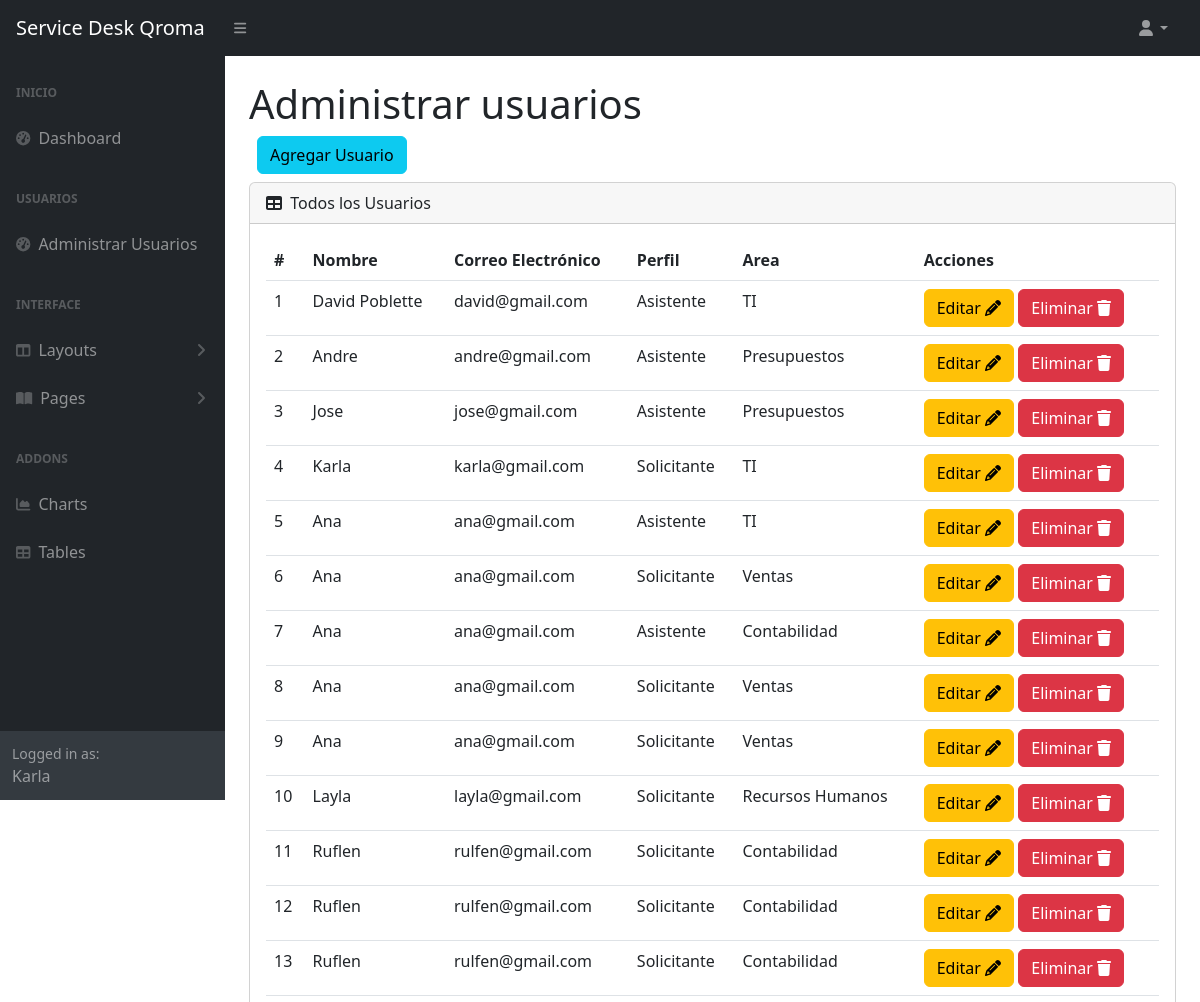
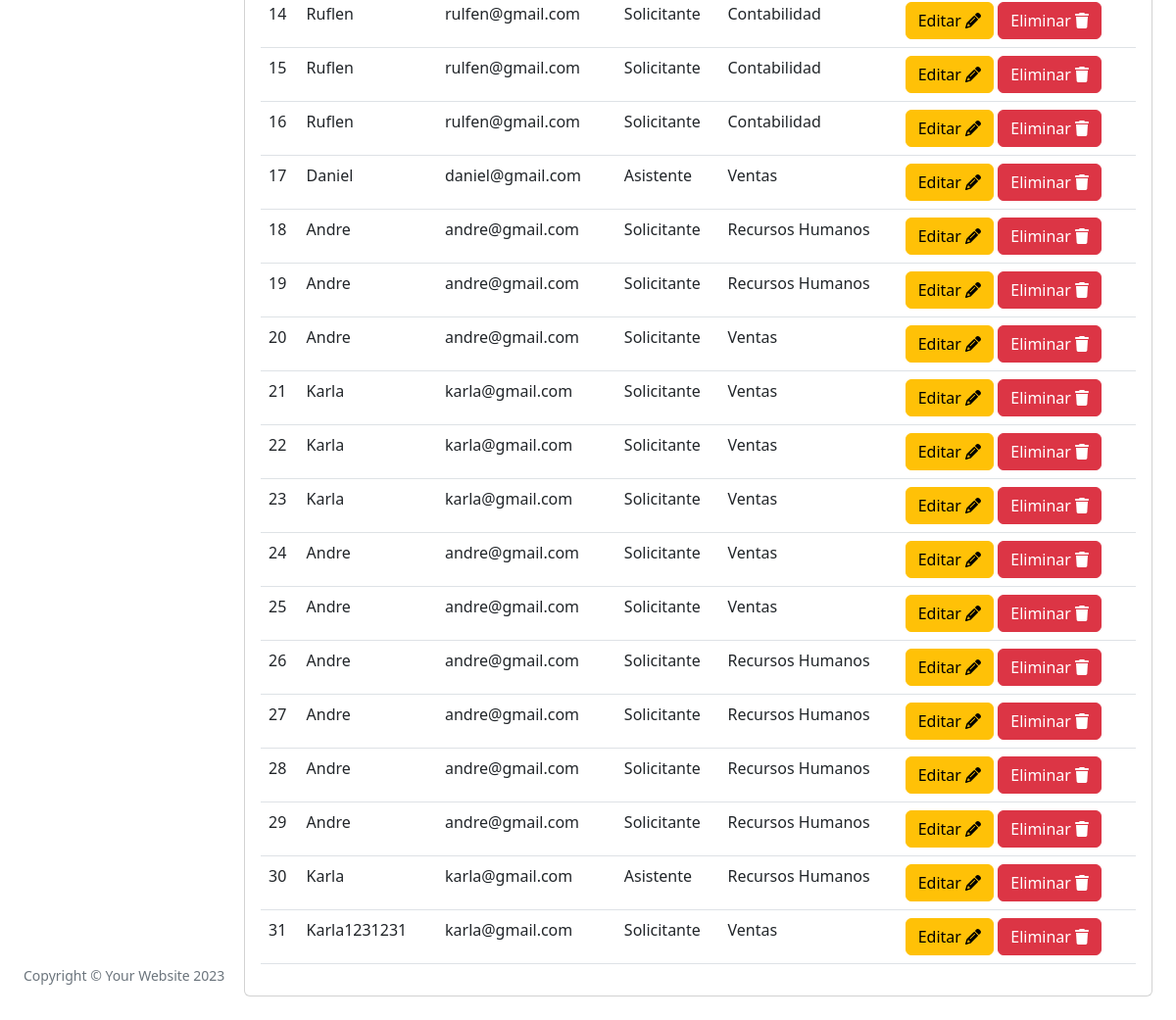
The page /usuarios (signed in) on the database its author committed (2 pictures, top to bottom).
### tables this page shows
CREATE TABLE `tba_usuarios`  (
  `CodUsuario` int NOT NULL AUTO_INCREMENT,
  `NombreUsuario` varchar(100) NOT NULL,
  `CodArea` int NOT NULL,
  `CorreoUsuario` varchar(100) NOT NULL,
  `CodPerfil` int NOT NULL,
  `PasswordUsuario` varchar(150) NOT NULL,
  `UltimaConexion` timestamp NULL DEFAULT current_timestamp ON UPDATE CURRENT_TIMESTAMP,
  PRIMARY KEY (`CodUsuario`) USING BTREE,
  INDEX `CodPerfil`(`CodPerfil`) USING BTREE,
  INDEX `tba_usuarios_ibfk_2`(`CodArea`) USING BTREE,
  CONSTRAINT `tba_usuarios_ibfk_1` FOREIGN KEY (`CodPerfil`) REFERENCES `tba_perfilusuario` (`CodPerfil`) ON DELETE RESTRICT ON UPDATE RESTRICT,
  CONSTRAINT `tba_usuarios_ibfk_2` FOREIGN KEY (`CodArea`) REFERENCES `tba_areausuario` (`CodArea`) ON DELETE RESTRICT ON UPDATE RESTRICT
);

CREATE TABLE `tba_perfilusuario`  (
  `CodPerfil` int NOT NULL AUTO_INCREMENT,
  `NombrePerfil` varchar(100) NULL DEFAULT NULL,
  PRIMARY KEY (`CodPerfil`) USING BTREE
);

CREATE TABLE `tba_areausuario`  (
  `CodArea` int NOT NULL AUTO_INCREMENT,
  `NombreArea` varchar(50) NOT NULL,
  PRIMARY KEY (`CodArea`) USING BTREE
);

### controller/plantilla.controller.php (called while the page is built)
<?php
class ControllerPlantilla
{
  static public function ctrPlantilla()
  {
    include "view/plantilla.php";
  }
}

### index.php (called while the page is built)
<?php
require_once "controller/plantilla.controller.php";
require_once "controller/usuarios.controller.php";
require_once "model/usuarios.model.php";
$plantilla = new ControllerPlantilla();
$plantilla -> ctrPlantilla();

### controller/usuarios.controller.php (called while the page is built, shortened)
<?php
class ControllerUsuarios
{
  static public function ctrMostrarUsuarios()
  {
    $tabla = "tba_usuarios";
    $listaUsuarios = ModelUsuarios::mdlMostrarUsuarios($tabla);
    return $listaUsuarios;
  }
}

### model/conexion.php (called while the page is built)
<?php
class Conexion
{
  static public function conn()
  {
    $link = new PDO("mysql:host=127.0.0.1;dbname=servdeskqroma","root","");
		$link->exec("set names utf8");
		return $link;
  }
}

### model/usuarios.model.php (called while the page is built, shortened)
<?php
require_once "conexion.php";
class ModelUsuarios
{
  static public function mdlMostrarUsuarios($tabla)
  {
    $statement = Conexion::conn()->prepare("SELECT tba_usuarios.CodUsuario, tba_usuarios.NombreUsuario, tba_usuarios.CodArea, tba_usuarios.CorreoUsuario, tba_usuarios.CodPerfil, tba_perfilusuario.NombrePerfil, tba_areausuario.NombreArea FROM $tabla INNER JOIN tba_perfilusuario ON tba_usuarios.CodPerfil = tba_perfilusuario.CodPerfil INNER JOIN tba_areausuario ON tba_usuarios.CodArea = tba_areausuario.CodArea ORDER BY CodUsuario ASC");
    $statement -> execute();
    return $statement -> fetchAll();
  }
}

### view/modules/usuarios.php (the view, shortened to what this page needs)
        </div>
      </div>
      <div class="sb-sidenav-footer">
        <div class="small">Logged in as:</div>
        <?php echo $_SESSION["nombreUsuario"] ?>
      </div>
    </nav>
  </div>
  <div id="layoutSidenav_content">
    <main class="bg">
      <div class="container-fluid px-4">
        <h1 class="mt-4">Administrar usuarios</h1>
          <div class="d-flex m-2">
            <button type="button" class="btn btn-info" data-bs-toggle="modal" data-bs-target="#modalAddUser">
              Agregar Usuario
            </button>
          </div>
        <div class="card mb-4">
          <div class="card-header">
            <i class="fas fa-table me-1"></i>
            Todos los Usuarios
          </div>
          <div class="card-body">
            <table id="datatablesSimple" class="data-table-Usuario table">
              <thead>
                <tr>
                  <th>#</th>
                  <th>Nombre</th>
                  <th>Correo Electrónico</th>
                  <th>Perfil</th>
                  <th>Area</th>
                  <th>Acciones</th>
                </tr>
              </thead>
              <tbody>
                <?php
                $usuarios = ControllerUsuarios::ctrMostrarUsuarios();
                foreach ($usuarios as $key => $value)
                {
                  echo
                  '<tr>
                      <td>'.($key + 1).'</td>
                      <td>'.$value["NombreUsuario"].'</td>
                      <td>'.$value["CorreoUsuario"].'</td>
                      <td>'.$value["NombrePerfil"].'</td>
                      <td>'.$value["NombreArea"].'</td>
                      <td>
                        <button class="btn btn-warning btnEditarUsuario" codUsuario="'.$value["CodUsuario"].'" data-bs-toggle="modal" data-bs-target="#modalEditUser">Editar <i class="fa-solid fa-pencil"></i></button>
                        <button class="btn btn-danger btnEliminarUsuario" codUsuario="'.$value["CodUsuario"].'">Eliminar <i class="fa-solid fa-trash"></i></button>
                      </td>
                    </tr>';
                }
                ?>
              </tbody>
            </table>
          </div>
        </div>
      </div>
    </main>
  </div>
</div>

### view/plantilla.php (shortened to what this page needs)
<!DOCTYPE html>
<html lang="es">
<head>
  <?php require "modules/header.php" ?>
</head>
  <?php
    if (isset($_SESSION["login"]) && $_SESSION["login"] == "ok")
    {
      echo '<body class="sb-nav-fixed">';
      include "modules/navbar.php";
      echo '
      <div id="layoutSidenav">
        <div id="layoutSidenav_nav">
          <nav class="sb-sidenav accordion sb-sidenav-dark" id="sidenavAccordion">
            <div class="sb-sidenav-menu">
              <div class="nav">';
      include "modules/menu.php";
      if(isset($_GET["ruta"]))
      {
        if(
          $_GET["ruta"] == "home" ||
          $_GET["ruta"] == "usuarios" ||
          $_GET["ruta"] == "signout"
        )
        {
          include "modules/".$_GET["ruta"].".php";
        }
        else
        {
          include "web/404.html";
        }
      }
      else
      {
        include "modules/home.php";
      }
      echo '<footer>';
      include "modules/footer.php";
      echo '</footer>';
    }
    else
    {
      include "modules/login.php";
    }
  ?>
</body>
</html>

### view/modules/header.php (shortened to what this page needs)
<link href="https://cdn.jsdelivr.net/npm/simple-datatables@7.1.2/dist/style.min.css" rel="stylesheet" />
<link href="css/styles.css" rel="stylesheet" />
<link href="https://cdn.jsdelivr.net/npm/sweetalert2@11.7.5/dist/sweetalert2.min.css" rel="stylesheet">

### view/modules/navbar.php (shortened to what this page needs)
<nav class="sb-topnav navbar navbar-expand navbar-dark bg-dark">
  <a class="navbar-brand ps-3" href="index.php">Service Desk Qroma</a>
  <button class="btn btn-link btn-sm order-1 order-lg-0 me-4 me-lg-0" id="sidebarToggle" href="#!"><i class="fas fa-bars"></i></button>
  <ul class="navbar-nav ms-auto ms-md-0 me-3 me-lg-4">
    <li class="nav-item dropdown">
      <a class="nav-link dropdown-toggle" id="navbarDropdown" href="#" role="button" data-bs-toggle="dropdown" aria-expanded="false"><i class="fas fa-user fa-fw"></i></a>
    </li>
  </ul>
</nav>

### view/modules/menu.php (shortened to what this page needs)
<div class="sb-sidenav-menu-heading">Inicio</div>
<a class="nav-link" href="home">
  <div class="sb-nav-link-icon"><i class="fas fa-tachometer-alt"></i></div>
  Dashboard
</a>
<div class="sb-sidenav-menu-heading">Usuarios</div>
<a class="nav-link" href="usuarios">
  <div class="sb-nav-link-icon"><i class="fas fa-tachometer-alt"></i></div>
  Administrar Usuarios
</a>
<div class="sb-sidenav-menu-heading">Interface</div>
<a class="nav-link collapsed" href="#" data-bs-toggle="collapse" data-bs-target="#collapseLayouts" aria-expanded="false" aria-controls="collapseLayouts">
  <div class="sb-nav-link-icon"><i class="fas fa-columns"></i></div>
  Layouts
  <div class="sb-sidenav-collapse-arrow"><i class="fas fa-angle-down"></i></div>
</a>
<a class="nav-link collapsed" href="#" data-bs-toggle="collapse" data-bs-target="#collapsePages" aria-expanded="false" aria-controls="collapsePages">
  <div class="sb-nav-link-icon"><i class="fas fa-book-open"></i></div>
  Pages
  <div class="sb-sidenav-collapse-arrow"><i class="fas fa-angle-down"></i></div>
</a>
<div class="sb-sidenav-menu-heading">Addons</div>
<a class="nav-link" href="charts.html">
  <div class="sb-nav-link-icon"><i class="fas fa-chart-area"></i></div>
  Charts
</a>
<a class="nav-link" href="tables.html">
  <div class="sb-nav-link-icon"><i class="fas fa-table"></i></div>
  Tables
</a>

### view/modules/footer.php (shortened to what this page needs)
<div class="container-fluid px-4">
  <div class="d-flex align-items-center justify-content-between small">
    <div class="text-muted">Copyright &copy; Your Website 2023</div>
    <div>
      <a href="#">Privacy Policy</a>
      <a href="#">Terms &amp; Conditions</a>
    </div>
  </div>
</div>

### rows shown on the page
tba_usuarios: NombreUsuario "David Poblette", CorreoUsuario "david@gmail.com", CodPerfil.NombrePerfil "Asistente", CodArea.NombreArea "TI"
tba_usuarios: NombreUsuario "Andre", CorreoUsuario "andre@gmail.com", CodPerfil.NombrePerfil "Asistente", CodArea.NombreArea "Presupuestos"
tba_usuarios: NombreUsuario "Jose", CorreoUsuario "jose@gmail.com", CodPerfil.NombrePerfil "Asistente", CodArea.NombreArea "Presupuestos"
tba_usuarios: NombreUsuario "Karla", CorreoUsuario "karla@gmail.com", CodPerfil.NombrePerfil "Solicitante", CodArea.NombreArea "TI"
tba_usuarios: NombreUsuario "Ana", CorreoUsuario "ana@gmail.com", CodPerfil.NombrePerfil "Asistente", CodArea.NombreArea "TI"
tba_usuarios: NombreUsuario "Ana", CorreoUsuario "ana@gmail.com", CodPerfil.NombrePerfil "Solicitante", CodArea.NombreArea "Ventas"
tba_usuarios: NombreUsuario "Ana", CorreoUsuario "ana@gmail.com", CodPerfil.NombrePerfil "Asistente", CodArea.NombreArea "Contabilidad"
tba_usuarios: NombreUsuario "Ana", CorreoUsuario "ana@gmail.com", CodPerfil.NombrePerfil "Solicitante", CodArea.NombreArea "Ventas"
tba_usuarios: NombreUsuario "Ana", CorreoUsuario "ana@gmail.com", CodPerfil.NombrePerfil "Solicitante", CodArea.NombreArea "Ventas"
tba_usuarios: NombreUsuario "Layla", CorreoUsuario "layla@gmail.com", CodPerfil.NombrePerfil "Solicitante", CodArea.NombreArea "Recursos Humanos"
tba_usuarios: NombreUsuario "Ruflen", CorreoUsuario "rulfen@gmail.com", CodPerfil.NombrePerfil "Solicitante", CodArea.NombreArea "Contabilidad"
tba_usuarios: NombreUsuario "Ruflen", CorreoUsuario "rulfen@gmail.com", CodPerfil.NombrePerfil "Solicitante", CodArea.NombreArea "Contabilidad"
tba_usuarios: NombreUsuario "Ruflen", CorreoUsuario "rulfen@gmail.com", CodPerfil.NombrePerfil "Solicitante", CodArea.NombreArea "Contabilidad"
tba_usuarios: NombreUsuario "Ruflen", CorreoUsuario "rulfen@gmail.com", CodPerfil.NombrePerfil "Solicitante", CodArea.NombreArea "Contabilidad"
tba_usuarios: NombreUsuario "Ruflen", CorreoUsuario "rulfen@gmail.com", CodPerfil.NombrePerfil "Solicitante", CodArea.NombreArea "Contabilidad"
tba_usuarios: NombreUsuario "Ruflen", CorreoUsuario "rulfen@gmail.com", CodPerfil.NombrePerfil "Solicitante", CodArea.NombreArea "Contabilidad"
tba_usuarios: NombreUsuario "Daniel", CorreoUsuario "daniel@gmail.com", CodPerfil.NombrePerfil "Asistente", CodArea.NombreArea "Ventas"
tba_usuarios: NombreUsuario "Andre", CorreoUsuario "andre@gmail.com", CodPerfil.NombrePerfil "Solicitante", CodArea.NombreArea "Recursos Humanos"
tba_usuarios: NombreUsuario "Andre", CorreoUsuario "andre@gmail.com", CodPerfil.NombrePerfil "Solicitante", CodArea.NombreArea "Recursos Humanos"
tba_usuarios: NombreUsuario "Andre", CorreoUsuario "andre@gmail.com", CodPerfil.NombrePerfil "Solicitante", CodArea.NombreArea "Ventas"
tba_usuarios: NombreUsuario "Karla", CorreoUsuario "karla@gmail.com", CodPerfil.NombrePerfil "Solicitante", CodArea.NombreArea "Ventas"
tba_usuarios: NombreUsuario "Karla", CorreoUsuario "karla@gmail.com", CodPerfil.NombrePerfil "Solicitante", CodArea.NombreArea "Ventas"
tba_usuarios: NombreUsuario "Karla", CorreoUsuario "karla@gmail.com", CodPerfil.NombrePerfil "Solicitante", CodArea.NombreArea "Ventas"
tba_usuarios: NombreUsuario "Andre", CorreoUsuario "andre@gmail.com", CodPerfil.NombrePerfil "Solicitante", CodArea.NombreArea "Ventas"
tba_usuarios: NombreUsuario "Andre", CorreoUsuario "andre@gmail.com", CodPerfil.NombrePerfil "Solicitante", CodArea.NombreArea "Ventas"
tba_usuarios: NombreUsuario "Andre", CorreoUsuario "andre@gmail.com", CodPerfil.NombrePerfil "Solicitante", CodArea.NombreArea "Recursos Humanos"
tba_usuarios: NombreUsuario "Andre", CorreoUsuario "andre@gmail.com", CodPerfil.NombrePerfil "Solicitante", CodArea.NombreArea "Recursos Humanos"
tba_usuarios: NombreUsuario "Andre", CorreoUsuario "andre@gmail.com", CodPerfil.NombrePerfil "Solicitante", CodArea.NombreArea "Recursos Humanos"
tba_usuarios: NombreUsuario "Andre", CorreoUsuario "andre@gmail.com", CodPerfil.NombrePerfil "Solicitante", CodArea.NombreArea "Recursos Humanos"
tba_usuarios: NombreUsuario "Karla", CorreoUsuario "karla@gmail.com", CodPerfil.NombrePerfil "Asistente", CodArea.NombreArea "Recursos Humanos"
tba_usuarios: NombreUsuario "Karla1231231", CorreoUsuario "karla@gmail.com", CodPerfil.NombrePerfil "Solicitante", CodArea.NombreArea "Ventas"

### other values the page prints
$_SESSION["nombreUsuario"] "Karla"
